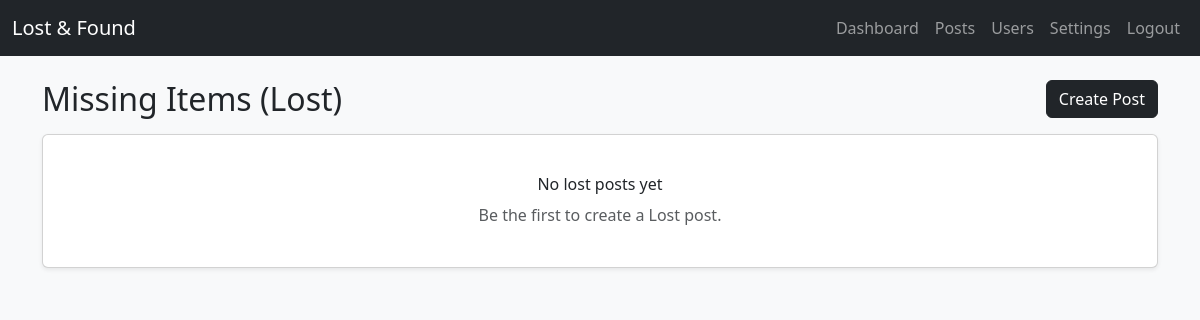
/student/lost (signed in), run on an earlier commit of the app's database.
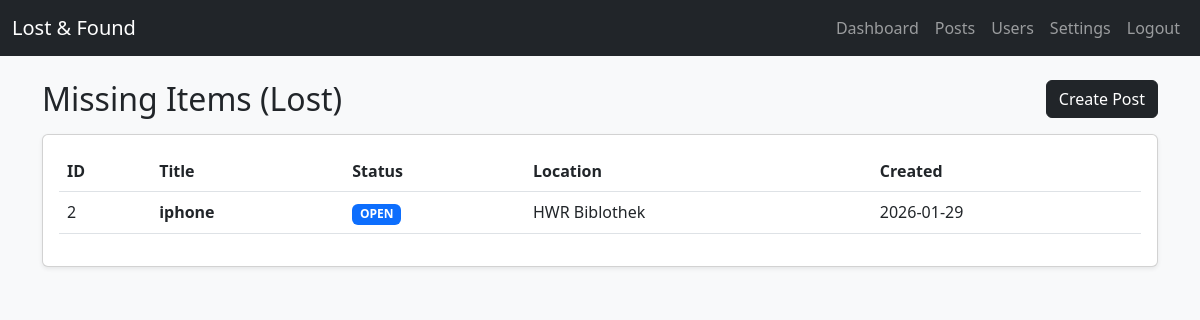
And on a later commit of the database.
### db.py (models this page shows)
class ItemPost(db.Model):
    __tablename__ = "item_posts"
    id = db.Column(db.Integer, primary_key=True)
    post_type = db.Column(db.String(10), nullable=False)  # "lost" / "found"
    title = db.Column(db.String(200), nullable=False)
    description = db.Column(db.Text, nullable=False)
    location = db.Column(db.String(200))
    status = db.Column(db.String(20), default="open")  # open/claimed/closed
    created_by = db.Column(db.Integer, db.ForeignKey("users.id"), nullable=False)
    created_at = db.Column(db.DateTime, default=datetime.utcnow)
    creator = db.relationship("User", backref="posts")

### app.py (the view)
@app.route("/student/lost")
@login_required
def student_lost():
    posts = ItemPost.query.filter_by(post_type="lost").order_by(ItemPost.created_at.desc()).all()
    return render_template("student/lost.html", posts=posts)

### app.py (called while the page is built)
def login_required(f):
    from functools import wraps
    @wraps(f)
    def wrapper(*args, **kwargs):
        if "user_id" not in session:
            return redirect(url_for("login"))
        return f(*args, **kwargs)
    return wrapper

### templates/student/lost.html (shortened to what this page needs)
{% extends 'base.html' %}
{% block content %}
<div class="d-flex justify-content-between align-items-center mb-3">
  <h2 class="mb-0">Missing Items (Lost)</h2>
  <a class="btn btn-dark" href="{{ url_for('student_new_post') }}">Create Post</a>
</div>
<div class="card shadow-sm">
  <div class="card-body">
    {% if posts and posts|length > 0 %}
      <div class="table-responsive">
        <table class="table table-hover align-middle">
          <thead>
            <tr>
              <th>ID</th>
              <th>Title</th>
              <th>Status</th>
              <th>Location</th>
              <th>Created</th>
            </tr>
          </thead>
          <tbody>
            {% for post in posts %}
              <tr>
                <td>{{ post.id }}</td>
                <td class="fw-semibold">{{ post.title }}</td>
                <td>
                  {% if post.status == "open" %}
                    <span class="badge text-bg-primary">OPEN</span>
                  {% elif post.status == "claimed" %}
                    <span class="badge text-bg-info">CLAIMED</span>
                  {% else %}
                    <span class="badge text-bg-secondary">CLOSED</span>
                  {% endif %}
                </td>
                <td>{{ post.location or "-" }}</td>
                <td>{{ post.created_at.strftime("%Y-%m-%d") }}</td>
              </tr>
            {% endfor %}
          </tbody>
        </table>
      </div>
    {% else %}
      <div class="text-center py-4">
        <h6 class="mb-2">No lost posts yet</h6>
        <p class="text-muted mb-0">Be the first to create a Lost post.</p>
      </div>
    {% endif %}
  </div>
</div>
{% endblock %}

What changed in the data, as far as the page shows it:
added ItemPost: id "2", title "iphone", status "OPEN", location "HWR Biblothek", created_at "2026-01-29"
Also different on the page:
text no longer shown: "No lost posts yet Be the first to create a Lost post."
text now shown: "ID Title Status Location Created"
